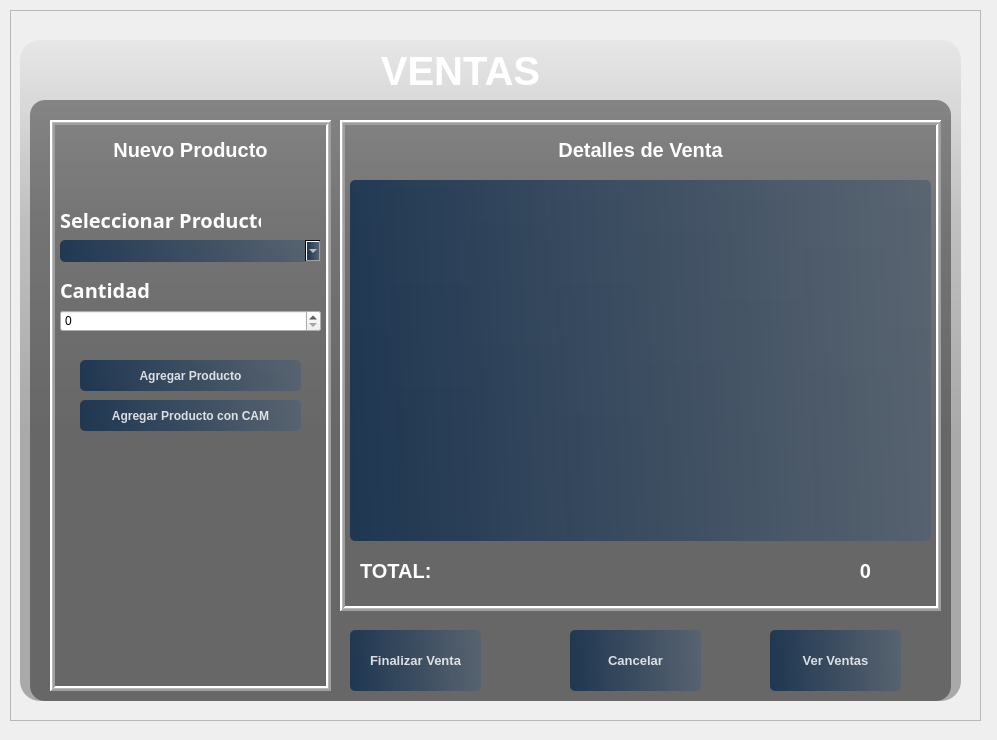
<?xml version="1.0" encoding="UTF-8"?>
<ui version="4.0">
 <class>Form</class>
 <widget class="QWidget" name="Form">
  <property name="geometry">
   <rect>
    <x>0</x>
    <y>0</y>
    <width>997</width>
    <height>740</height>
   </rect>
  </property>
  <property name="windowTitle">
   <string>Form</string>
  </property>
  <widget class="QFrame" name="frame">
   <property name="geometry">
    <rect>
     <x>10</x>
     <y>10</y>
     <width>971</width>
     <height>711</height>
    </rect>
   </property>
   <property name="styleSheet">
    <string notr="true">QPushButton {
    background-color: qlineargradient(spread:pad, x1:0, y1:0.505682, x2:1, y2:0.477, stop:0 rgba(20, 47, 78, 219), stop:1 rgba(85, 98, 112, 226));
    color: rgba(255, 255, 255, 210);
    border-radius: 5px;
}
QPushButton:hover {
    background-color: qlineargradient(spread:pad, x1:0, y1:0.505682, x2:1, y2:0.477, stop:0 rgba(40, 67, 98, 219), stop:1 rgba(105, 118, 132, 226));
    color: rgba(255, 255, 255, 210);
}
QPushButton:pressed {
    padding-left: 5px;
    padding-top: 5px;
    background-color: rgba(105, 118, 132, 200);
}

QComboBox {
    background-color: qlineargradient(spread:pad, x1:0, y1:0.505682, x2:1, y2:0.477, stop:0 rgba(20, 47, 78, 219), stop:1 rgba(85, 98, 112, 226));
    color: rgba(255, 255, 255, 210);
    border-radius: 5px;
}
QComboBox:hover {
    background-color: qlineargradient(spread:pad, x1:0, y1:0.505682, x2:1, y2:0.477, stop:0 rgba(40, 67, 98, 219), stop:1 rgba(105, 118, 132, 226));
    color: rgba(255, 255, 255, 210);
}
QComboBox:pressed {
    padding-left: 5px;
    padding-top: 5px;
    background-color: rgba(105, 118, 132, 200);
}

QTableWidget {
    background-color: qlineargradient(spread:pad, x1:0, y1:0.505682, x2:1, y2:0.477, stop:0 rgba(20, 47, 78, 219), stop:1 rgba(85, 98, 112, 226));
    color: rgba(255, 255, 255, 210);
    border-radius: 5px;
}
QTableWidget:hover {
    background-color: qlineargradient(spread:pad, x1:0, y1:0.505682, x2:1, y2:0.477, stop:0 rgba(40, 67, 98, 219), stop:1 rgba(105, 118, 132, 226));
    color: rgba(255, 255, 255, 210);
}
QTableWidget:pressed {
    padding-left: 5px;
    padding-top: 5px;
    background-color: rgba(105, 118, 132, 200);
}</string>
   </property>
   <property name="frameShape">
    <enum>QFrame::StyledPanel</enum>
   </property>
   <property name="frameShadow">
    <enum>QFrame::Raised</enum>
   </property>
   <widget class="QLabel" name="label">
    <property name="geometry">
     <rect>
      <x>10</x>
      <y>30</y>
      <width>941</width>
      <height>661</height>
     </rect>
    </property>
    <property name="styleSheet">
     <string notr="true">border-image: url(:/images/background.png);
background-color: qlineargradient(spread:pad, x1:0, y1:0, x2:0, y2:0.715909, stop:0 rgba(0, 0, 0, 9), stop:0.375 rgba(0, 0, 0, 50), stop: 0.835227 rgba(0, 0, 0, 75));
border-radius:20px;</string>
    </property>
    <property name="text">
     <string/>
    </property>
   </widget>
   <widget class="QLabel" name="label_2">
    <property name="geometry">
     <rect>
      <x>20</x>
      <y>90</y>
      <width>921</width>
      <height>601</height>
     </rect>
    </property>
    <property name="styleSheet">
     <string notr="true">background-color: rgba(0, 0, 0, 100);
border-radius: 15px;</string>
    </property>
    <property name="text">
     <string/>
    </property>
   </widget>
   <widget class="QFrame" name="frame_2">
    <property name="geometry">
     <rect>
      <x>40</x>
      <y>110</y>
      <width>281</width>
      <height>571</height>
     </rect>
    </property>
    <property name="frameShape">
     <enum>QFrame::Box</enum>
    </property>
    <property name="frameShadow">
     <enum>QFrame::Raised</enum>
    </property>
    <property name="lineWidth">
     <number>2</number>
    </property>
    <property name="midLineWidth">
     <number>1</number>
    </property>
    <widget class="QLabel" name="label_3">
     <property name="geometry">
      <rect>
       <x>0</x>
       <y>20</y>
       <width>281</width>
       <height>20</height>
      </rect>
     </property>
     <property name="font">
      <font>
       <family>Microsoft Sans Serif</family>
       <pointsize>15</pointsize>
       <weight>75</weight>
       <bold>true</bold>
      </font>
     </property>
     <property name="layoutDirection">
      <enum>Qt::LeftToRight</enum>
     </property>
     <property name="styleSheet">
      <string notr="true">color: white;
</string>
     </property>
     <property name="text">
      <string>Nuevo Producto</string>
     </property>
     <property name="alignment">
      <set>Qt::AlignCenter</set>
     </property>
    </widget>
    <widget class="QLabel" name="label_4">
     <property name="geometry">
      <rect>
       <x>10</x>
       <y>90</y>
       <width>201</width>
       <height>20</height>
      </rect>
     </property>
     <property name="font">
      <font>
       <family>Modern No. 20</family>
       <pointsize>15</pointsize>
       <weight>75</weight>
       <bold>true</bold>
      </font>
     </property>
     <property name="styleSheet">
      <string notr="true">color: white;
</string>
     </property>
     <property name="text">
      <string>Seleccionar Producto</string>
     </property>
    </widget>
    <widget class="QComboBox" name="comboBox">
     <property name="geometry">
      <rect>
       <x>10</x>
       <y>120</y>
       <width>261</width>
       <height>22</height>
      </rect>
     </property>
    </widget>
    <widget class="QLabel" name="label_5">
     <property name="geometry">
      <rect>
       <x>10</x>
       <y>160</y>
       <width>201</width>
       <height>20</height>
      </rect>
     </property>
     <property name="font">
      <font>
       <family>Modern No. 20</family>
       <pointsize>15</pointsize>
       <weight>75</weight>
       <bold>true</bold>
      </font>
     </property>
     <property name="styleSheet">
      <string notr="true">color: white;
</string>
     </property>
     <property name="text">
      <string>Cantidad</string>
     </property>
    </widget>
    <widget class="QSpinBox" name="spinBox">
     <property name="geometry">
      <rect>
       <x>10</x>
       <y>190</y>
       <width>261</width>
       <height>22</height>
      </rect>
     </property>
    </widget>
    <widget class="QPushButton" name="pushButton">
     <property name="geometry">
      <rect>
       <x>30</x>
       <y>240</y>
       <width>221</width>
       <height>31</height>
      </rect>
     </property>
     <property name="font">
      <font>
       <weight>75</weight>
       <bold>true</bold>
      </font>
     </property>
     <property name="text">
      <string>Agregar Producto</string>
     </property>
    </widget>
    <widget class="QPushButton" name="pushButton_5">
     <property name="geometry">
      <rect>
       <x>30</x>
       <y>280</y>
       <width>221</width>
       <height>31</height>
      </rect>
     </property>
     <property name="font">
      <font>
       <weight>75</weight>
       <bold>true</bold>
      </font>
     </property>
     <property name="text">
      <string>Agregar Producto con CAM</string>
     </property>
    </widget>
    <widget class="QLabel" name="label_9">
     <property name="geometry">
      <rect>
       <x>30</x>
       <y>380</y>
       <width>221</width>
       <height>191</height>
      </rect>
     </property>
     <property name="styleSheet">
      <string notr="true">border-image: url(:/images/Grupo_smar_logo.png);</string>
     </property>
     <property name="text">
      <string/>
     </property>
    </widget>
   </widget>
   <widget class="QFrame" name="frame_3">
    <property name="geometry">
     <rect>
      <x>330</x>
      <y>110</y>
      <width>601</width>
      <height>491</height>
     </rect>
    </property>
    <property name="frameShape">
     <enum>QFrame::Box</enum>
    </property>
    <property name="frameShadow">
     <enum>QFrame::Raised</enum>
    </property>
    <property name="lineWidth">
     <number>2</number>
    </property>
    <property name="midLineWidth">
     <number>1</number>
    </property>
    <widget class="QLabel" name="label_6">
     <property name="geometry">
      <rect>
       <x>10</x>
       <y>20</y>
       <width>581</width>
       <height>20</height>
      </rect>
     </property>
     <property name="font">
      <font>
       <family>Microsoft Sans Serif</family>
       <pointsize>15</pointsize>
       <weight>75</weight>
       <bold>true</bold>
      </font>
     </property>
     <property name="layoutDirection">
      <enum>Qt::LeftToRight</enum>
     </property>
     <property name="styleSheet">
      <string notr="true">color: white;
</string>
     </property>
     <property name="text">
      <string>Detalles de Venta</string>
     </property>
     <property name="alignment">
      <set>Qt::AlignCenter</set>
     </property>
    </widget>
    <widget class="QLabel" name="label_7">
     <property name="geometry">
      <rect>
       <x>20</x>
       <y>420</y>
       <width>131</width>
       <height>61</height>
      </rect>
     </property>
     <property name="font">
      <font>
       <pointsize>15</pointsize>
       <weight>75</weight>
       <bold>true</bold>
      </font>
     </property>
     <property name="styleSheet">
      <string notr="true">color: white;
</string>
     </property>
     <property name="text">
      <string>TOTAL:</string>
     </property>
    </widget>
    <widget class="QLabel" name="label_8">
     <property name="geometry">
      <rect>
       <x>460</x>
       <y>420</y>
       <width>131</width>
       <height>61</height>
      </rect>
     </property>
     <property name="font">
      <font>
       <pointsize>15</pointsize>
       <weight>75</weight>
       <bold>true</bold>
      </font>
     </property>
     <property name="styleSheet">
      <string notr="true">color: white;
</string>
     </property>
     <property name="text">
      <string>0</string>
     </property>
     <property name="alignment">
      <set>Qt::AlignCenter</set>
     </property>
    </widget>
    <widget class="QTableWidget" name="tableWidget">
     <property name="geometry">
      <rect>
       <x>10</x>
       <y>60</y>
       <width>581</width>
       <height>361</height>
      </rect>
     </property>
    </widget>
   </widget>
   <widget class="QPushButton" name="pushButton_2">
    <property name="geometry">
     <rect>
      <x>340</x>
      <y>620</y>
      <width>131</width>
      <height>61</height>
     </rect>
    </property>
    <property name="font">
     <font>
      <pointsize>10</pointsize>
      <weight>75</weight>
      <bold>true</bold>
     </font>
    </property>
    <property name="text">
     <string>Finalizar Venta</string>
    </property>
   </widget>
   <widget class="QPushButton" name="pushButton_3">
    <property name="geometry">
     <rect>
      <x>560</x>
      <y>620</y>
      <width>131</width>
      <height>61</height>
     </rect>
    </property>
    <property name="font">
     <font>
      <pointsize>10</pointsize>
      <weight>75</weight>
      <bold>true</bold>
     </font>
    </property>
    <property name="text">
     <string>Cancelar</string>
    </property>
   </widget>
   <widget class="QPushButton" name="pushButton_4">
    <property name="geometry">
     <rect>
      <x>760</x>
      <y>620</y>
      <width>131</width>
      <height>61</height>
     </rect>
    </property>
    <property name="font">
     <font>
      <pointsize>10</pointsize>
      <weight>75</weight>
      <bold>true</bold>
     </font>
    </property>
    <property name="text">
     <string>Ver Ventas</string>
    </property>
   </widget>
   <widget class="QLabel" name="label_10">
    <property name="geometry">
     <rect>
      <x>160</x>
      <y>40</y>
      <width>581</width>
      <height>41</height>
     </rect>
    </property>
    <property name="font">
     <font>
      <pointsize>30</pointsize>
      <weight>75</weight>
      <bold>true</bold>
     </font>
    </property>
    <property name="styleSheet">
     <string notr="true">color: white;
</string>
    </property>
    <property name="text">
     <string>VENTAS</string>
    </property>
    <property name="alignment">
     <set>Qt::AlignCenter</set>
    </property>
   </widget>
  </widget>
 </widget>
 <resources>
  <include location="../res.qrc"/>
 </resources>
 <connections/>
</ui>
